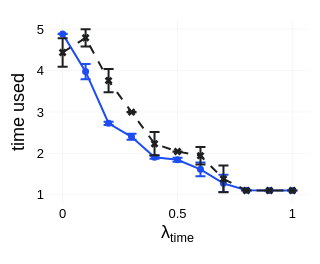

Notebook source saved alongside this figure:
### Code cell
# lambda vs. time used
fig = make_subplots(rows=1, cols=1, horizontal_spacing=0.2)
fig.update_layout(height=WIDTH * 0.25, width=WIDTH * 0.2)
fig.update_layout(margin=dict(l=45, r=10, t=20, b=60))

for scheme in ["adaptive", "fixed"]:
    scheme_df = run_agg_df[run_agg_df["model.time_selection.scheme"] == scheme]
    grouped = scheme_df.groupby("costs.time.lam")["time_used_mean"].agg(["mean", "std"]).reset_index()

    x_col = "costs.time.lam"
    n = cfg_base.experiment.n_instances
    multiplier = t.ppf(0.975, df=n - 1)

    style = "dash" if scheme == "fixed" else "solid"
    marker_symbol = "x" if scheme == "fixed" else "circle"
    color = cfg_base.plotting.time if scheme == "adaptive" else cfg_base.plotting.fixed_time

    fig.add_trace(
        go.Scatter(
            x=grouped[x_col],
            y=grouped["mean"],
            error_y=dict(
                type="data",
                array=multiplier * grouped["std"] / np.sqrt(n),
                visible=True,
            ),
            mode="lines+markers",
            name=scheme,
            marker=dict(color=color, symbol=marker_symbol, size=7, opacity=1.0),
            line=dict(color=color, dash=style),
        ),
        row=1, col=1
    )

fig.update_xaxes(title_text="λ<sub>time</sub>", row=1, col=1)
fig.update_yaxes(title_text="time used", row=1, col=1, title_standoff=7)
fig.update_xaxes(
    tickmode="array",
    tickvals=[0.0, 0.5, 1.0],
    tickangle=0,
    title_standoff=5,
)
fig.show()
nn_bowl.utils.save_figure(fig, figures_dir, "lambda_time_used", scale=2)

### Figure 1 — Plotly figure (JSON) as saved in the notebook; plotly's stock layout.template omitted (floating-point values rounded to 4 significant figures)
{"data": [{"error_y": {"array": [0.0009259, 0.1832, 0.03972, 0.07182, 0.03406, 0.04926, 0.1658, 0.2091, 0.004145, 0.0005562, 4.109e-05], "type": "data", "visible": true}, "line": {"color": "#1D4DF2", "dash": "solid"}, "marker": {"color": "#1D4DF2", "opacity": 1, "size": 7, "symbol": "circle"}, "mode": "lines+markers", "name": "adaptive", "type": "scatter", "x": [0.0, 0.1, 0.2, 0.3, 0.4, 0.5, 0.6, 0.7, 0.8, 0.9, 1.0], "xaxis": "x", "y": [4.887, 3.975, 2.726, 2.399, 1.906, 1.846, 1.612, 1.275, 1.108, 1.104, 1.104], "yaxis": "y"}, {"error_y": {"array": [0.3438, 0.2085, 0.2822, 0.001671, 0.281, 0.001636, 0.2111, 0.3209, 1.499e-05, 9.269e-06, 5.328e-06], "type": "data", "visible": true}, "line": {"color": "#1e1f21", "dash": "dash"}, "marker": {"color": "#1e1f21", "opacity": 1, "size": 7, "symbol": "x"}, "mode": "lines+markers", "name": "fixed", "type": "scatter", "x": [0.0, 0.1, 0.2, 0.3, 0.4, 0.5, 0.6, 0.7, 0.8, 0.9, 1.0], "xaxis": "x", "y": [4.437, 4.792, 3.757, 2.996, 2.233, 2.043, 1.944, 1.382, 1.103, 1.103, 1.103], "yaxis": "y"}], "layout": {"height": 264, "margin": {"b": 60, "l": 45, "r": 10, "t": 20}, "width": 211.2, "xaxis": {"anchor": "y", "domain": [0, 1], "tickangle": 0, "tickmode": "array", "tickvals": [0, 0.5, 1], "title": {"standoff": 5, "text": "λ<sub>time</sub>"}}, "yaxis": {"anchor": "x", "domain": [0, 1], "title": {"standoff": 7, "text": "time used"}}}}
